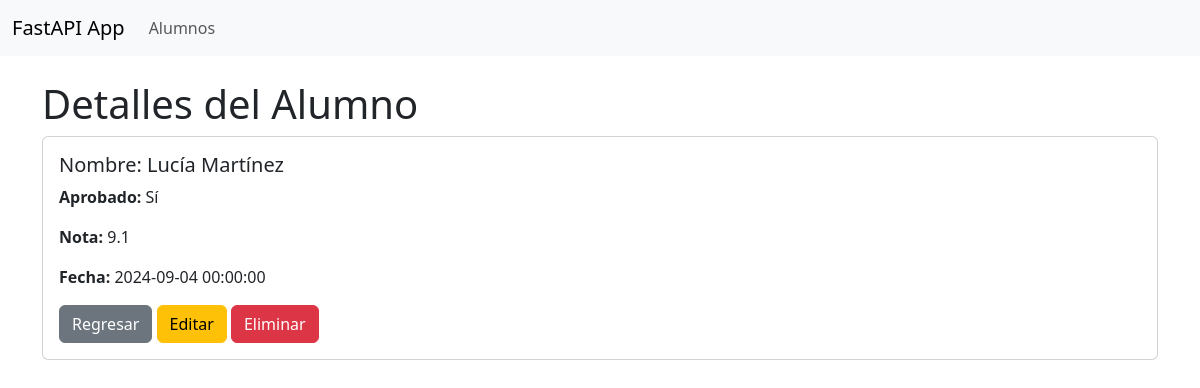
Screenshot of /alumnos/4 with the database file from the repository.
### tables this page shows
CREATE TABLE alumnos (
    id INTEGER PRIMARY KEY AUTOINCREMENT,
    nombre TEXT NOT NULL,
    apellido TEXT NOT NULL,
    aprobado BOOLEAN NOT NULL,
    nota REAL NOT NULL,
    fecha TIMESTAMP NOT NULL
);

### main.py (the view)
@app.get("/alumnos/{alumno_id}", response_class=HTMLResponse)
async def alumno_detail(request: Request, alumno_id: int, db=Depends(get_db)):
    cursor = db.execute("SELECT * FROM alumnos WHERE id = ?", (alumno_id,))
    alumno = cursor.fetchone()
    if not alumno:
        raise HTTPException(status_code=404, detail="Alumno no encontrado")
    return templates.TemplateResponse("alumno_detail.html", {"request": request, "alumno": alumno})

### templates/alumno_detail.html (shortened to what this page needs)
{% extends "base.html" %}
{% block content %}
<h1>Detalles del Alumno</h1>
<div class="card">
    <div class="card-body">
        <h5 class="card-title">Nombre: {{ alumno.nombre }} {{ alumno.apellido }}</h5>
        <p class="card-text"><strong>Aprobado:</strong> {{ "Sí" if alumno.aprobado else "No" }}</p>
        <p class="card-text"><strong>Nota:</strong> {{ alumno.nota }}</p>
        <p class="card-text"><strong>Fecha:</strong> {{ alumno.fecha }}</p>
        <a href="/alumnos" class="btn btn-secondary">Regresar</a>
        <a href="/alumnos/{{ alumno.id }}/edit" class="btn btn-warning">Editar</a>
        <a href="/alumnos/{{ alumno.id }}/delete" class="btn btn-danger">Eliminar</a>
    </div>
</div>
{% endblock %}

### rows the page displays
alumnos: nombre "Lucía", apellido "Martínez", aprobado "Sí", nota "9.1", fecha "2024-09-04 00:00:00"
